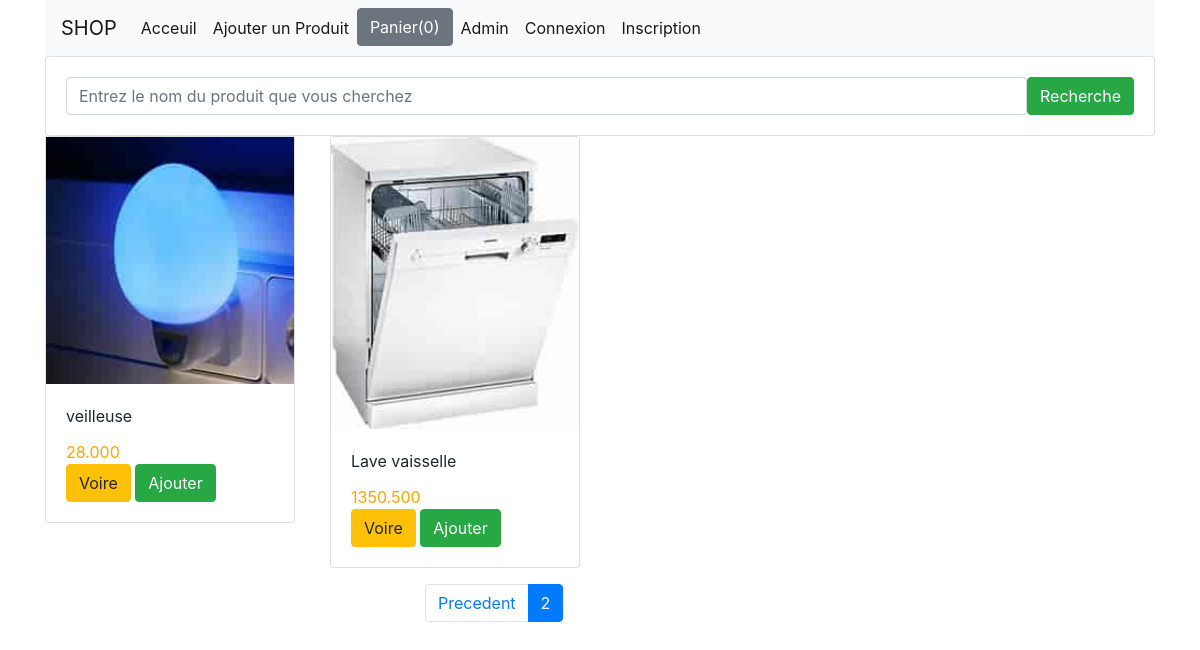
Screenshot of /?page=2 with the database file from the repository.
### magasin/models.py (models this page shows, shortened)
class Produit(models.Model):
     libellé=models.CharField(max_length=100)
     desciption=models.TextField(default='Non définie')
     prix=models.DecimalField(max_digits=10,decimal_places=3)
     TYPE_CHOICES=[('em','Emballé'),('fr','Frais'),('cs','Conserve')]
     type=models.CharField(max_length=2,choices=TYPE_CHOICES,default='em')
     img=models.ImageField(blank=True)
     categorie=models.ForeignKey(Categorie,on_delete=models.CASCADE,null=True)
     fournisseur=models.ForeignKey(Fournisseur,on_delete=models.CASCADE,null=True)

### magasin/views.py (the view)
# urls.py: 2. Add a URL to urlpatterns:  path('', views.home, name='home')
def home(request):
    list=Produit.objects.all()
    item_name = request.GET.get('item-name')
    if item_name !='' and item_name is not None:
        list = Produit.objects.filter(libellé__icontains=item_name)
    paginator = Paginator(list, 8)
    page = request.GET.get('page')
    list = paginator.get_page(page)
    return render(request,'magasin/home.html',{'list':list})

### magasin/templates/magasin/home.html (shortened to what this page needs)
{% extends 'magasin/base.html' %}
{% block content %}
    <div class="row">
        <div class="col-md-12">
            <form class="card card-sm">
                <div class="card-body row no-gutters align-items-center">
                    <div class="col">
                        <input type="search" placeholder="Entrez le nom du produit que vous cherchez" name="item-name" class="form-control form-control-borderless">
                    </div>
                    <div class="col-auto">
                        <button type="submit" class="btn btn-success">Recherche</button>
                    </div>
                </div>
            </form>
        </div>
    </div>
    <div class="row">
        {% for product in list %}
        <div class="col-md-3">
            <div class="card" style="width: 250px;height: 300;">
                <img src="/media/{{ product.img }}" alt="" class="card-ing-top" >
                <div class="card-body">
                    <div id="aa{{ product.id }}" class="card-title">{{ product.libellé }}</div>
                    <div id="price{{ product.id }}" style="color:orange" class="card-text"> {{ product.prix }}</div>
                    <a href="{{ product.id }}" class="btn btn-warning">Voire</a>
                    <button id="{{ product.id }}" class="btn ted btn-success">Ajouter</button>
                </div>
            </div>
        </div>
        {% endfor %}
    </div>
    <div class="row mt-3">
        <div class="col-md-3 offset-md-4">
            <ul class="pagination">
                {% if list.has_previous %}
                    <li class="page-item">
                        <a class="page-link" href="?page={{ list.previous_page_number }}">Precedent</a>
                    </li>
                {% endif %}
                    <li class="page-item active">
                        <a class="page-link" href="?page={{ list.number }}">{{ list.number }}</a>
                    </li>
            </ul>
        </div>
    </div>
{% endblock %}

### rows the page displays
Produit: img (picture), libellé "veilleuse", prix "28.000"
Produit: img (picture), libellé "Lave vaisselle", prix "1350.500"

### other values shown
{{ list.number }} "2"
